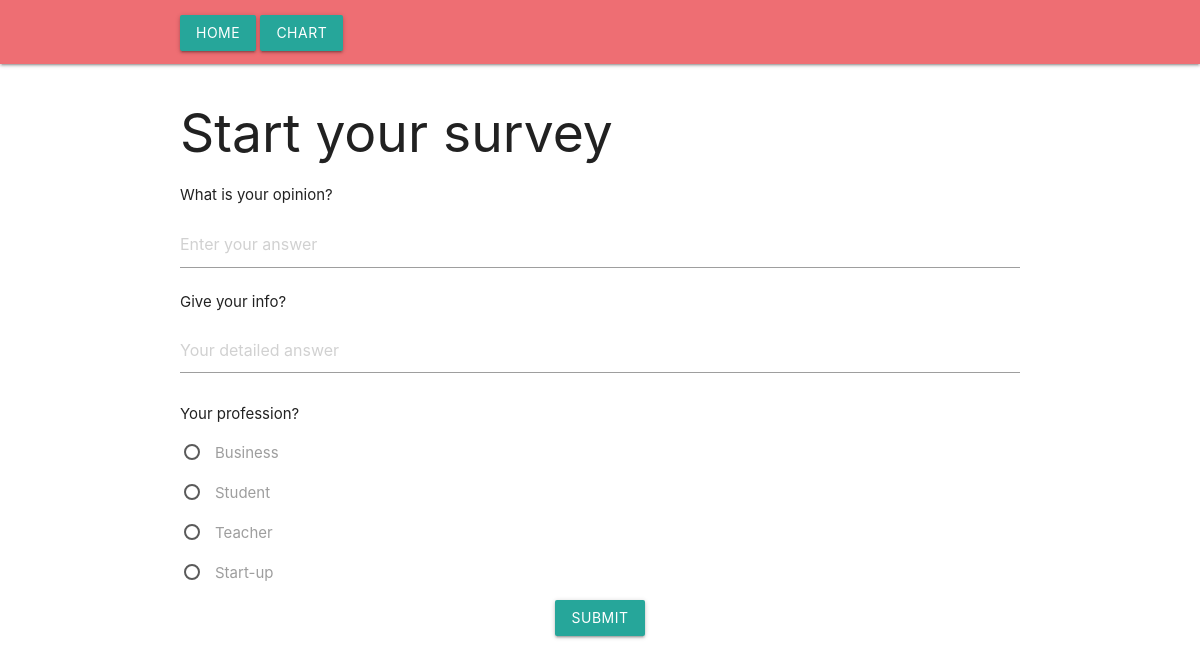
Page /feedback/3 on the committed database.
### home/models.py (models this page shows, shortened)
class Question(models.Model):
    QUSTION_CHOICE = (
        ('Text','Text'),
        ('BigText', 'BigText'),
        ('Radio', 'Radio'),
        ('Checkbox', 'Checkbox')
    )
    question = models.CharField(max_length=100)
    question_type = models.CharField(choices=QUSTION_CHOICE, max_length=100)

class Options(models.Model):
    question = models.ForeignKey(Question, related_name="options", on_delete=models.CASCADE)
    option_name = models.CharField(max_length=100)

### home/views.py (the view, shortened to what this page needs)
# urls.py: path('feedback/<int:id>', views.customer_feedback, name='customer-feedback'),
def customer_feedback(request, id):
    feedback = CustomerFeedback.objects.get(id=id)
    context = {
        'questions': feedback.question.all()
    }
    return render(request, 'survey.html', context)

### templates/survey.html (shortened to what this page needs)
{% extends "base.html" %}
{% block container %}
{% include "header.html" %}
<div class="container" style="margin-top: 40px;">
    <h2>Start your survey</h2>
    <form method="post">
        {% for question in questions %}
        <div class="card-content">
            <span class="card-title">{{question.question}}</span>
            <div class="input-field">
                {% if question.question_type == "Text" %}
                <input type="text" required name="response_{{question.id}}" class="validate" placeholder="Enter your answer">
                {% elif question.question_type == "BigText" %}
                <textarea required name="response_{{question.id}}" placeholder="Your detailed answer"
                    class="materialize-textarea"></textarea>
                {% elif question.question_type == "Radio" %}
                {% for option in question.options.all %}
                <p>
                    <label>
                        <span>{{ option.option_name }}</span>
                    </label>
                </p>
                {% endfor %}
                {% endif %}
            </div>
        </div>
        {% endfor %}
        <div class="center-align">
            <button type="submit" class="btn waves-effect waves-ligth">Submit</button>
        </div>
    </form>
</div>
{% endblock container %}

### rows in the picture
Question: question "What is your opinion?"
Question: question "Give your info?", id "Your detailed answer"
Question: question "Your profession?"
Options: option_name "Business"
Options: option_name "Student"
Options: option_name "Teacher"
Options: option_name "Start-up"
